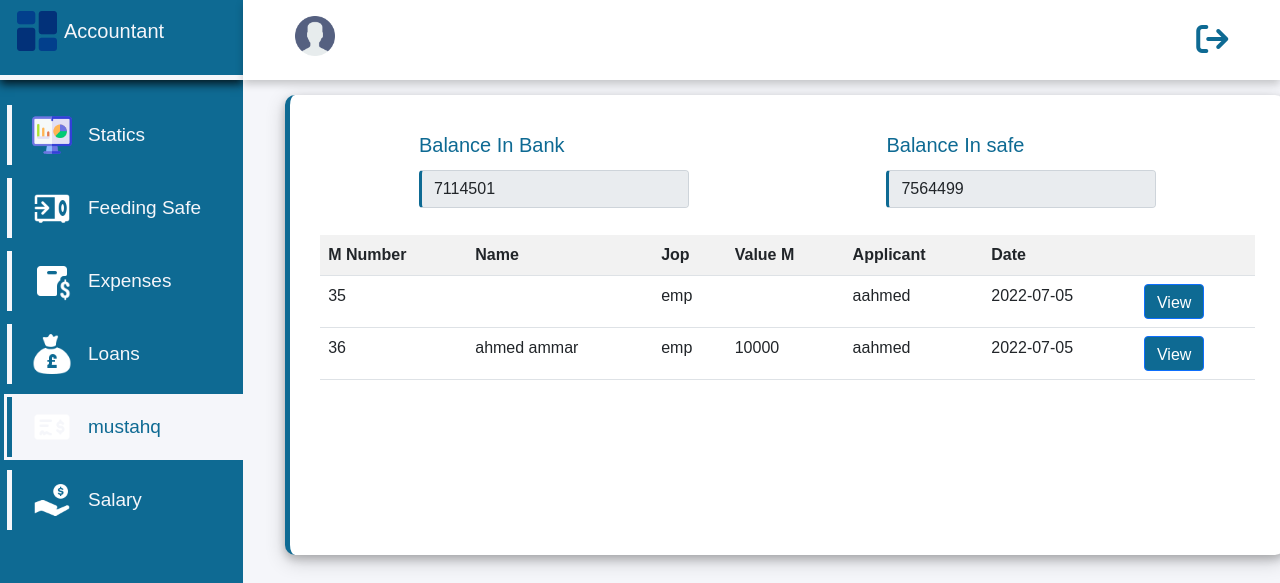
The app's page /manegment/money_mangment/submit_mustahqat/submit_mustahq.php with its own data.
### tables this page shows
CREATE TABLE `safe_monye` (
  `id` int(11) NOT NULL,
  `type_of_safe` varchar(20) NOT NULL,
  `total` int(30) NOT NULL
);

CREATE TABLE `mustahqat` (
  `id` int(11) NOT NULL,
  `name_of_take` varchar(100) NOT NULL,
  `type_jop` varchar(20) NOT NULL,
  `value_mustahqat` varchar(20) NOT NULL,
  `type_safe` varchar(30) NOT NULL,
  `user_name` varchar(100) NOT NULL,
  `date_of_mus` date NOT NULL,
  `hours_of_mus` time NOT NULL,
  `accountant_name` varchar(100) NOT NULL,
  `check_accountant` varchar(20) NOT NULL DEFAULT 'none'
);

### manegment/money_mangment/submit_mustahqat/submit_mustahq.php (the view, shortened to what this page needs)
<?php
include "../../../connection/connection.php";
$name_user = $_SESSION["full_name_acc"];
$display_value_of_bank = mysqli_query($connection , "select * from safe_monye where id = 1");
$display_value_of_unv = mysqli_query($connection , "select * from safe_monye where id = 2");
$row=mysqli_fetch_array($display_value_of_bank);
$value_bank = $row["total"];
$row1=mysqli_fetch_array($display_value_of_unv);
$value_unv = $row1["total"];
?>
<!DOCTYPE html>
<html lang="en">
<head>
    <link rel="stylesheet" href="../../../css/all.min.css">
    <link rel="stylesheet" href="../../../bootstrap/bootstrap.min.css">
    <link rel="stylesheet" href="../../../css/manegment/submit_mustahq.css?v=<?php echo time();?>">
</head>
<body>
<div class="side-menu">
        <div class="brand-name">
        <h2><img src="../../../icons/da.png" alt="" width="50px" height="50px">Accountant</h2>
                </div>
        <ul>
            <a href="../statics/statics.php"><li><img src="../../../icons/statc1.png" alt="" width="40px" height="40px">Statics</li></a>
            <a href="../feeding_safe_unv/feeding_safe.php"><li><img src="../../../icons/safe_in.png" alt="" width="40px" height="40px"> Feeding Safe </li></a>
            <a href="../submit_expenses/submit_expenses.php"><li><img src="../../../icons/Expenses.png" alt="" width="40px" height="40px">Expenses</li></a>
            <a href="../submit_loans/submit_loans.php"><li><img src="../../../icons/loans1.png" alt="" width="40px" height="40px">Loans</li></a>
            <a href="../submit_mustahqat/submit_mustahq.php"><li class="active"><img src="../../../icons/mustahq.png" alt="" width="40px" height="40px">mustahq</li></a>
            <a href="../submit_salary/submit_salary.php"><li ><img src="../../../icons/salary2.png" alt="" width="40px" height="40px">Salary</li></a>
        </ul>
        </div>
    <div class="container">
    <div class="header">
        <div class="nav">
        <div>
        <h3><a href="../account/account.php"><img src="../../../icons/Account.png" alt="" width="40px" height="40px"></a><?php echo " " . $name_user ?></h3>
        </div>
        <div class="log">
        <a href="../../login/login.php"><div><i class="fa-solid fa-arrow-right-from-bracket fa-2x"></i></div></a>
        </div>
        </div>
</div>
        <div class="form">
      <form action="" method="post">
          <div class="roww">
            <div class="form-group">
    <label for="" class="lead">Balance In Bank</label>
     <input type="text" name="" id="" value="<?php echo $value_bank; ?>"  class="form-control"  readonly>
        </div>
        <div class="form-group">
        <label for="" class="lead">Balance In safe</label>
          <input type="text" name="" id="" value="<?php echo $value_unv; ?>"  class="form-control"  readonly>
        </div>
</form>
        </div>
        <?php
  echo "
  <table class='table table-striped table-hover'>
  <tr>
    <th>M Number</th>
    <th>Name</th>
    <th>Jop</th>
    <th>Value M</th>
    <th>Applicant</th>
    <th>Date</th>
    <th></th>
  </tr>
 ";
 $display_data_from_exp = mysqli_query($connection , "select id, name_of_take,type_jop,value_mustahqat,user_name,date_of_mus from mustahqat where check_accountant='none'");
if(mysqli_num_rows($display_data_from_exp)== 0){
    echo "<script>alert('No M For Now')</script>";
}
else{
 while( $row = mysqli_fetch_array($display_data_from_exp)){
  $id = $row['id'];
  $name_of_take = $row['name_of_take'];
  $type_jop = $row['type_jop'];
  $value_mustahqat = $row['value_mustahqat'];
  $username = $row['user_name'];
  $date = $row['date_of_mus'];
 echo "<tr>";
 echo "<td>".$id."</td>";
 echo "<td>".$name_of_take."</td>";
 echo "<td>".$type_jop."</td>";
 echo "<td>".$value_mustahqat."</td>";
 echo "<td>".$username."</td>";
 echo "<td>".$date."</td>";
 echo " <td><a href='submit_recive_mustahaq.php?id=$id&name_of_take=$name_of_take&type_jop=$type_jop&value_mustahqat=$value_mustahqat&username=$username'><button class='btn btn-primary'>View</button></a></td>";
  echo "<tr>";
}
}
echo "</table>" ;
    ?>
</body>
</html>

### css/manegment/submit_mustahq.css (style rules this page uses)
* { box-sizing: border-box; }
body { min-height: 100vh; font-family: Tahoma, Geneva, Verdana, sans-serif }
a { text-decoration: none; color: #f5f6fa; }
li { list-style: none; }
h2 { color: #f5f6fa; font-size: 20px; }
.side-menu { position: fixed; background: #0e6a93; ; width: 19vw; min-height: 100vh; display: flex; flex-direction: column; }
.side-menu .brand-name { height: 10vh; display: flex; align-items: right; padding: 2px; padding-top: 5px; margin-bottom: 25px; cursor: pointer; border-bottom:5px solid #f5f6fa; box-shadow: 0 4px 9px 0 rgba(0, 0, 0, 0.8); }
.side-menu li { font-size: 19px; padding: 10px; margin-left: -25px; margin-bottom: 13px; display: flex; align-items:center; border-left:5px solid #f5f6fa; cursor: pointer; }
.side-menu li img { margin-right: 16px; }
.side-menu .active { background: #f5f6fa; color: #0e6a93; border-left:5px solid #0e6a93; outline:3px solid #f5f6fa; }
.side-menu img { margin-left: 10px; }
.side-menu .brand-name h2 { font-size: 20px; }
.side-menu .brand-name h2 img { mix-blend-mode: multiply; margin-right: 2px; margin-top: 1px; padding-right: 5px; margin-bottom: 5px; padding: 5px; }
.container { position: absolute; right: 0; width: 81vw; height: 100vh; background-color: #f5f6fa; }
.container .header { position: fixed; top: 0; right: 0; width: 81vw; height: 10vh; background-color: white; display: flex; align-items: center; justify-content: center; box-shadow: 0 4px 8px 0 rgba(0, 0, 0, 0.2); }
.container .header .nav { width: 90%; display: flex; align-items: center; justify-content: space-between; }
.container .header .nav h3 { color: #0e6a93; font-size: 20px; margin-top: 10px; cursor: pointer; }
.container .header .nav h3 img { margin-bottom: 10px; cursor: pointer; }
.fa-solid { color: #0e6a93; }
.log { cursor: pointer; display: flex; align-items: center; justify-content: space-around; color: #0e6a93; }
.container .form { margin-top:95px; margin-left: 30px; width: 1000px; height: 460px; padding: 30px; overflow: scroll; border-left: 5px solid #0e6a93; border-radius: 10px; background-color: white; box-shadow: 0 4px 8px 0 rgba(0, 0, 0, 0.2),0 6px 20px 0 rgba(0, 0, 0, 0.19); }
.container .form .roww { display: flex; justify-content: space-around; flex-wrap:wrap; margin-bottom: 10px; }
.form-group { margin-bottom: 12px; }
.form-control,.form-select { width: 270px; margin: 5px; border-left:3px solid #0e6a93; border-radius: none; }
label { color: #0e6a93; margin: 5px; font-size: 15px; }
.btn { height: 35px; background-color:#0e6a93; }

### records on screen
safe_monye: total "7114501"
safe_monye: total "7564499"
mustahqat: id "35", type_jop "emp", user_name "aahmed", date_of_mus "2022-07-05"
mustahqat: id "36", name_of_take "ahmed ammar", type_jop "emp", value_mustahqat "10000", user_name "aahmed", date_of_mus "2022-07-05"
